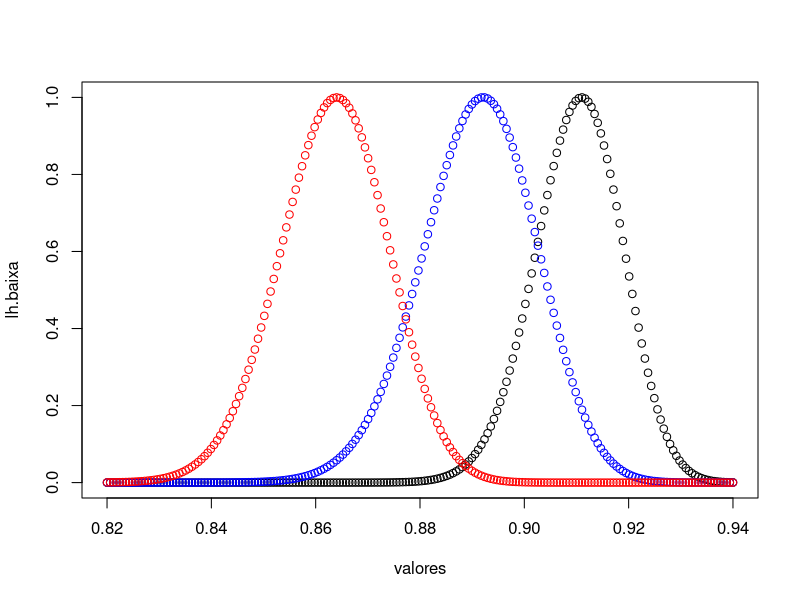

Write the R code that produced this figure.
distr <- "binomial"

incidencia <- c(1146,797,1081,
                1044,711,934)
classe <- rep(c("baixa", "media", "alta"), 2)
ano <- rep(c(1997, 2000), each = 3)
dados <- data.frame(incidencia, classe, ano)
sobrev <- dados$incidencia[dados$ano == 2000]/dados$incidencia[dados$ano == 1997]

L.baixa <- function(probs) dbinom(dados$incidencia[dados$ano == 2000 & dados$classe == 'baixa'],
                                  dados$incidencia[dados$ano == 1997 & dados$classe == 'baixa'],
                                  probs)
L.media <- function(probs) dbinom(dados$incidencia[dados$ano == 2000 & dados$classe == 'media'],
                                  dados$incidencia[dados$ano == 1997 & dados$classe == 'media'],
                                  probs)
L.alta <- function(probs) dbinom(dados$incidencia[dados$ano == 2000 & dados$classe == 'alta'],
                                 dados$incidencia[dados$ano == 1997 & dados$classe == 'alta'],
                                 probs)

valores  <- seq(0.82, 0.94, length.out = 200)
lh.baixa <- L.baixa(valores)
lh.media <- L.media(valores)
lh.alta  <- L.alta(valores)
lh.baixa <- lh.baixa/max(lh.baixa)
lh.media <- lh.media/max(lh.media)
lh.alta  <- lh.alta/max(lh.alta)

plot(lh.baixa~valores)
points(lh.media~valores, col = 'blue')
points(lh.alta~valores, col = 'red')

razoes.ml <- c(2, 4, 8, 16, 32)
alta_media <- function (razao) any(lh.alta > 1/razao & lh.media > 1/razao)
alta_baixa <- function (razao) any(lh.alta > 1/razao & lh.baixa > 1/razao)
altamedia <- max(razoes.ml[!sapply(razoes.ml, alta_media)])
altabaixa <- max(razoes.ml[!sapply(razoes.ml, alta_baixa)])

